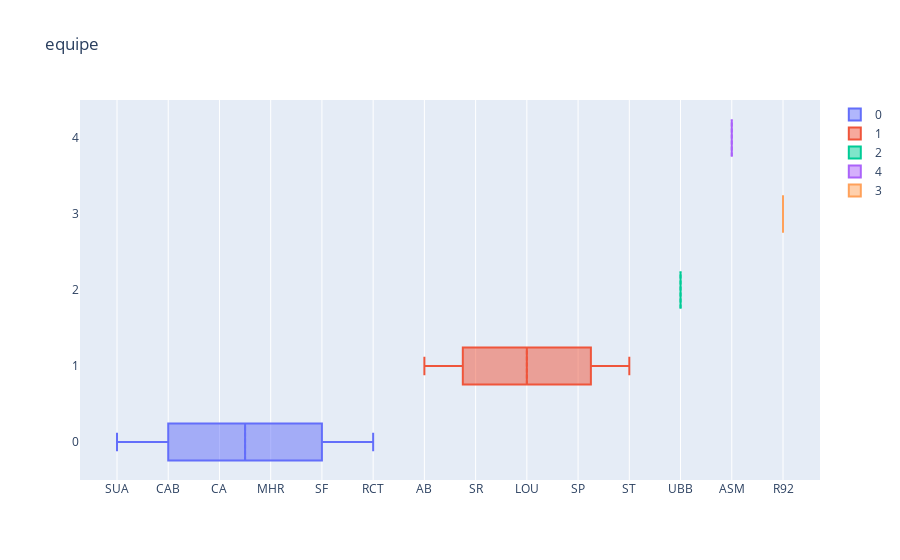
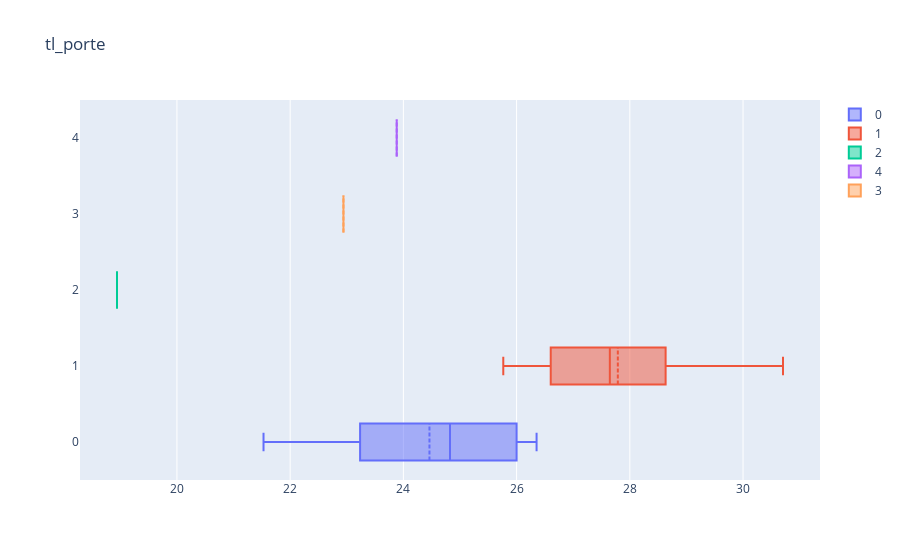
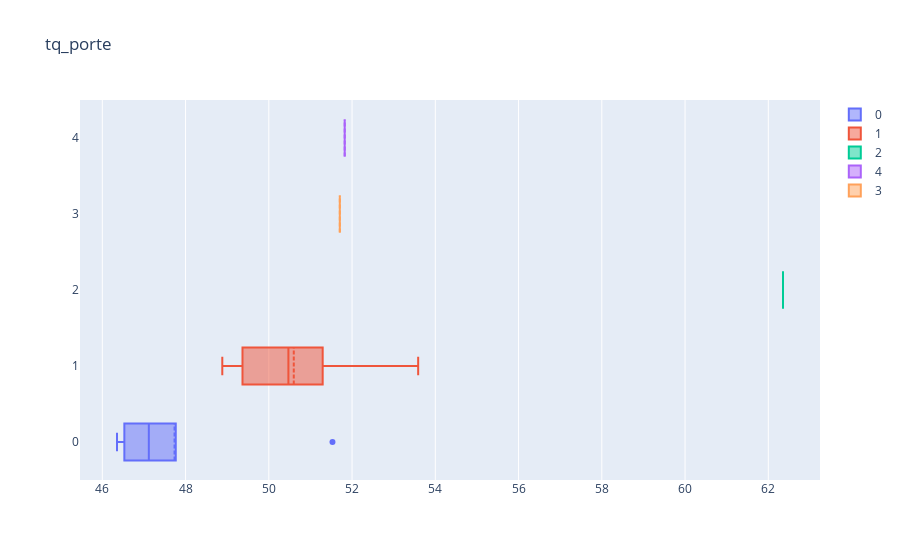
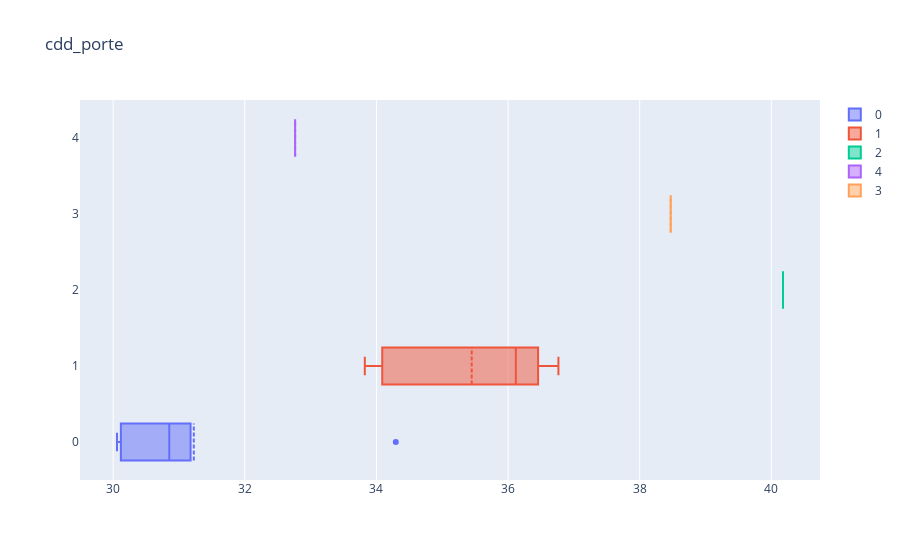

The notebook cell these images were saved under, in order:
### Code cell
for i in df_type_mean.columns : 
    fig = go.Figure()
    fig.update_layout(title= i)
    for j in df_type_mean.cluster.unique():
        fig.add_trace(go.Box(x= df_type_mean[df_type_mean["cluster"]==j][i],
                             boxmean=True,
                            name= str(j)))
    fig.show()

### Figure 1 — Plotly figure (JSON) as saved in the notebook; plotly's stock layout.template omitted (floating-point values rounded to 4 significant figures)
{"data": [{"boxmean": true, "name": "0", "type": "box", "x": ["SUA", "CAB", "CA", "MHR", "SF", "RCT"]}, {"boxmean": true, "name": "1", "type": "box", "x": ["AB", "SR", "LOU", "SP", "ST"]}, {"boxmean": true, "name": "2", "type": "box", "x": ["UBB"]}, {"boxmean": true, "name": "4", "type": "box", "x": ["ASM"]}, {"boxmean": true, "name": "3", "type": "box", "x": ["R92"]}], "layout": {"title": {"text": "equipe"}}}

### Figure 2 — Plotly figure (JSON) as saved in the notebook; plotly's stock layout.template omitted (floating-point values rounded to 4 significant figures)
{"data": [{"boxmean": true, "name": "0", "type": "box", "x": [24, 25.65, 26.35, 23.24, 26, 21.53]}, {"boxmean": true, "name": "1", "type": "box", "x": [27.94, 26.88, 27.65, 30.71, 25.76]}, {"boxmean": true, "name": "2", "type": "box", "x": [18.94]}, {"boxmean": true, "name": "4", "type": "box", "x": [23.88]}, {"boxmean": true, "name": "3", "type": "box", "x": [22.94]}], "layout": {"title": {"text": "tl_porte"}}}

### Figure 3 — Plotly figure (JSON) as saved in the notebook; plotly's stock layout.template omitted (floating-point values rounded to 4 significant figures)
{"data": [{"boxmean": true, "name": "0", "type": "box", "x": [46.35, 46.53, 47.24, 51.53, 47, 47.76]}, {"boxmean": true, "name": "1", "type": "box", "x": [50.53, 50.47, 53.59, 48.88, 49.53]}, {"boxmean": true, "name": "2", "type": "box", "x": [62.35]}, {"boxmean": true, "name": "4", "type": "box", "x": [51.82]}, {"boxmean": true, "name": "3", "type": "box", "x": [51.71]}], "layout": {"title": {"text": "tq_porte"}}}

### Figure 4 — Plotly figure (JSON) as saved in the notebook; plotly's stock layout.template omitted (floating-point values rounded to 4 significant figures)
{"data": [{"boxmean": true, "name": "0", "type": "box", "x": [34.29, 31.18, 30.12, 30.76, 30.94, 30.06]}, {"boxmean": true, "name": "1", "type": "box", "x": [36.12, 34.18, 33.82, 36.35, 36.76]}, {"boxmean": true, "name": "2", "type": "box", "x": [40.18]}, {"boxmean": true, "name": "4", "type": "box", "x": [32.76]}, {"boxmean": true, "name": "3", "type": "box", "x": [38.47]}], "layout": {"title": {"text": "cdd_porte"}}}
